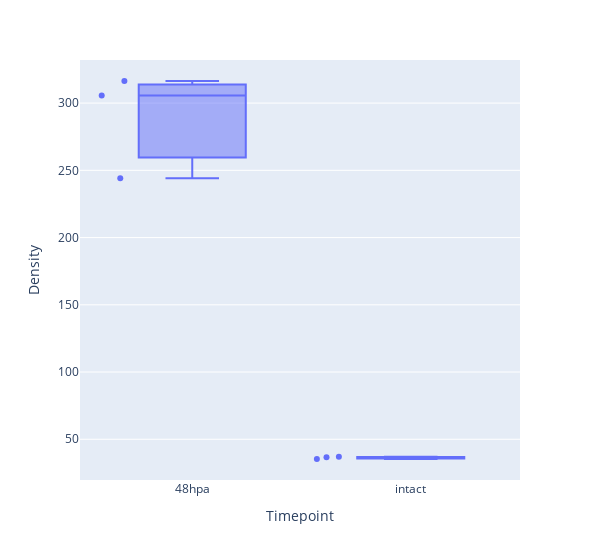

Write notebook code for a chart like this one.
### Markdown cell above
Now we can plot the data as replicates.

### Code cell
px.box(df, x='Timepoint', y='Density', points='all', width=600)

### Figure 1 — Plotly figure (JSON) as saved in the notebook; plotly's stock layout.template omitted (floating-point values rounded to 4 significant figures)
{"data": [{"alignmentgroup": "True", "boxpoints": "all", "hovertemplate": "Timepoint=%{x}<br>Density=%{y}<extra></extra>", "legendgroup": "", "marker": {"color": "#636efa"}, "name": "", "notched": false, "offsetgroup": "", "orientation": "v", "showlegend": false, "type": "box", "x": ["48hpa", "48hpa", "48hpa", "intact", "intact", "intact"], "x0": " ", "xaxis": "x", "y": [316.4, 244.1, 305.7, 35.33, 36.97, 36.73], "y0": " ", "yaxis": "y"}], "layout": {"boxmode": "group", "legend": {"tracegroupgap": 0}, "margin": {"t": 60}, "width": 600, "xaxis": {"anchor": "y", "domain": [0, 1], "title": {"text": "Timepoint"}}, "yaxis": {"anchor": "x", "domain": [0, 1], "title": {"text": "Density"}}}}
